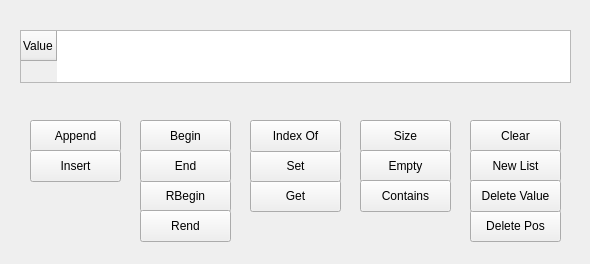
<?xml version="1.0" encoding="UTF-8"?>
<ui version="4.0">
 <class>MainWindow</class>
 <widget class="QMainWindow" name="MainWindow">
  <property name="geometry">
   <rect>
    <x>0</x>
    <y>0</y>
    <width>590</width>
    <height>264</height>
   </rect>
  </property>
  <property name="windowTitle">
   <string>MainWindow</string>
  </property>
  <widget class="QWidget" name="centralwidget">
   <widget class="QTableWidget" name="table">
    <property name="enabled">
     <bool>true</bool>
    </property>
    <property name="geometry">
     <rect>
      <x>20</x>
      <y>30</y>
      <width>551</width>
      <height>53</height>
     </rect>
    </property>
    <property name="font">
     <font>
      <italic>false</italic>
      <strikeout>false</strikeout>
      <kerning>true</kerning>
     </font>
    </property>
    <property name="editTriggers">
     <set>QAbstractItemView::NoEditTriggers</set>
    </property>
    <attribute name="horizontalHeaderVisible">
     <bool>true</bool>
    </attribute>
    <attribute name="horizontalHeaderHighlightSections">
     <bool>true</bool>
    </attribute>
    <row>
     <property name="text">
      <string>Value</string>
     </property>
    </row>
   </widget>
   <widget class="QPushButton" name="btnAdd">
    <property name="geometry">
     <rect>
      <x>30</x>
      <y>120</y>
      <width>91</width>
      <height>32</height>
     </rect>
    </property>
    <property name="text">
     <string>Append</string>
    </property>
   </widget>
   <widget class="QPushButton" name="btnClear">
    <property name="geometry">
     <rect>
      <x>470</x>
      <y>120</y>
      <width>91</width>
      <height>32</height>
     </rect>
    </property>
    <property name="text">
     <string>Clear</string>
    </property>
   </widget>
   <widget class="QPushButton" name="btnSize">
    <property name="geometry">
     <rect>
      <x>360</x>
      <y>120</y>
      <width>91</width>
      <height>32</height>
     </rect>
    </property>
    <property name="text">
     <string>Size</string>
    </property>
   </widget>
   <widget class="QPushButton" name="btnNew">
    <property name="geometry">
     <rect>
      <x>470</x>
      <y>150</y>
      <width>91</width>
      <height>32</height>
     </rect>
    </property>
    <property name="text">
     <string>New List</string>
    </property>
   </widget>
   <widget class="QPushButton" name="btnEmpty">
    <property name="geometry">
     <rect>
      <x>360</x>
      <y>150</y>
      <width>91</width>
      <height>32</height>
     </rect>
    </property>
    <property name="text">
     <string>Empty</string>
    </property>
   </widget>
   <widget class="QPushButton" name="btnContains">
    <property name="geometry">
     <rect>
      <x>360</x>
      <y>180</y>
      <width>91</width>
      <height>32</height>
     </rect>
    </property>
    <property name="text">
     <string>Contains</string>
    </property>
   </widget>
   <widget class="QPushButton" name="btnGet">
    <property name="geometry">
     <rect>
      <x>250</x>
      <y>180</y>
      <width>91</width>
      <height>32</height>
     </rect>
    </property>
    <property name="text">
     <string>Get</string>
    </property>
   </widget>
   <widget class="QPushButton" name="btnSet">
    <property name="geometry">
     <rect>
      <x>250</x>
      <y>150</y>
      <width>91</width>
      <height>32</height>
     </rect>
    </property>
    <property name="text">
     <string>Set</string>
    </property>
   </widget>
   <widget class="QPushButton" name="btnIndexOf">
    <property name="geometry">
     <rect>
      <x>250</x>
      <y>120</y>
      <width>91</width>
      <height>32</height>
     </rect>
    </property>
    <property name="text">
     <string>Index Of</string>
    </property>
   </widget>
   <widget class="QPushButton" name="btnInsert">
    <property name="geometry">
     <rect>
      <x>30</x>
      <y>150</y>
      <width>91</width>
      <height>32</height>
     </rect>
    </property>
    <property name="text">
     <string>Insert</string>
    </property>
   </widget>
   <widget class="QPushButton" name="btnBegin">
    <property name="geometry">
     <rect>
      <x>140</x>
      <y>120</y>
      <width>91</width>
      <height>32</height>
     </rect>
    </property>
    <property name="text">
     <string>Begin</string>
    </property>
   </widget>
   <widget class="QPushButton" name="btnRBegin">
    <property name="geometry">
     <rect>
      <x>140</x>
      <y>180</y>
      <width>91</width>
      <height>32</height>
     </rect>
    </property>
    <property name="text">
     <string>RBegin</string>
    </property>
   </widget>
   <widget class="QPushButton" name="btnEnd">
    <property name="geometry">
     <rect>
      <x>140</x>
      <y>150</y>
      <width>91</width>
      <height>32</height>
     </rect>
    </property>
    <property name="text">
     <string>End</string>
    </property>
   </widget>
   <widget class="QPushButton" name="btnREnd">
    <property name="geometry">
     <rect>
      <x>140</x>
      <y>210</y>
      <width>91</width>
      <height>32</height>
     </rect>
    </property>
    <property name="text">
     <string>Rend</string>
    </property>
   </widget>
   <widget class="QPushButton" name="btnDelPos">
    <property name="geometry">
     <rect>
      <x>470</x>
      <y>210</y>
      <width>91</width>
      <height>32</height>
     </rect>
    </property>
    <property name="text">
     <string>Delete Pos</string>
    </property>
   </widget>
   <widget class="QPushButton" name="btnDelVal">
    <property name="geometry">
     <rect>
      <x>470</x>
      <y>180</y>
      <width>91</width>
      <height>32</height>
     </rect>
    </property>
    <property name="text">
     <string>Delete Value</string>
    </property>
   </widget>
  </widget>
  <widget class="QMenuBar" name="menubar">
   <property name="geometry">
    <rect>
     <x>0</x>
     <y>0</y>
     <width>590</width>
     <height>24</height>
    </rect>
   </property>
  </widget>
  <action name="actionasd">
   <property name="text">
    <string>asd</string>
   </property>
  </action>
 </widget>
 <resources/>
 <connections/>
</ui>
